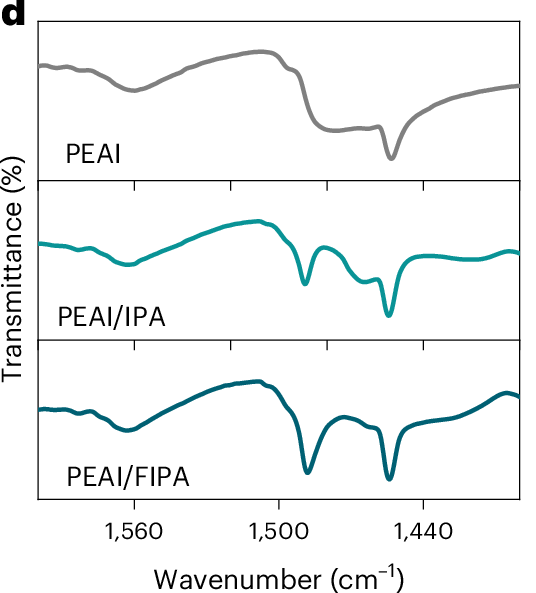

Python code for this plot:
import matplotlib.pyplot as plt
import numpy as np

# --- Data Simulation ---
wn = np.linspace(1600, 1400, 300)

def dip(x, center, width, depth):
    return -depth * np.exp(-((x - center)**2) / (2 * width**2))

baseline = 100

# 1. PEAI (Grey)
y_peai = baseline + dip(wn, 1450, 5, 15) + dip(wn, 1490, 10, 10) + dip(wn, 1570, 20, 5)
y_peai -= (wn - 1400) * 0.02

# 2. PEAI/IPA (Teal)
y_ipa = baseline + dip(wn, 1455, 5, 20) + dip(wn, 1490, 5, 15) + dip(wn, 1560, 15, 5)
y_ipa -= (wn - 1400) * 0.02

# 3. PEAI/FIPA (Dark Teal)
y_fipa = baseline + dip(wn, 1455, 5, 20) + dip(wn, 1490, 5, 20) + dip(wn, 1560, 15, 8)
y_fipa -= (wn - 1400) * 0.02

# Stack data
# --- Plotting ---
fig, axes = plt.subplots(3, 1, figsize=(5, 6), dpi=150, sharex=True)
plt.subplots_adjust(hspace=0)

datasets = [
    (y_peai, 'gray', 'PEAI'),
    (y_ipa, '#009999', 'PEAI/IPA'),
    (y_fipa, '#005566', 'PEAI/FIPA')
]

for ax, (y, col, lbl) in zip(axes, datasets):
    ax.plot(wn, y, color=col, lw=2)
    ax.text(1580, np.min(y)+5, lbl, fontsize=12)
    
    ax.set_ylim(70, 105)
    ax.set_yticks([]) # Hide Y ticks mostly
    
    if ax != axes[-1]:
        ax.spines['bottom'].set_visible(True)

# X Label
axes[-1].set_xlabel(r'Wavenumber (cm$^{-1}$)', fontsize=14)
axes[-1].set_xlim(1600, 1400) # Reversed
axes[-1].set_xticks([1560, 1500, 1440])

# Common Y Label
fig.text(0.04, 0.5, 'Transmittance (%)', va='center', rotation='vertical', fontsize=14)

plt.show()
